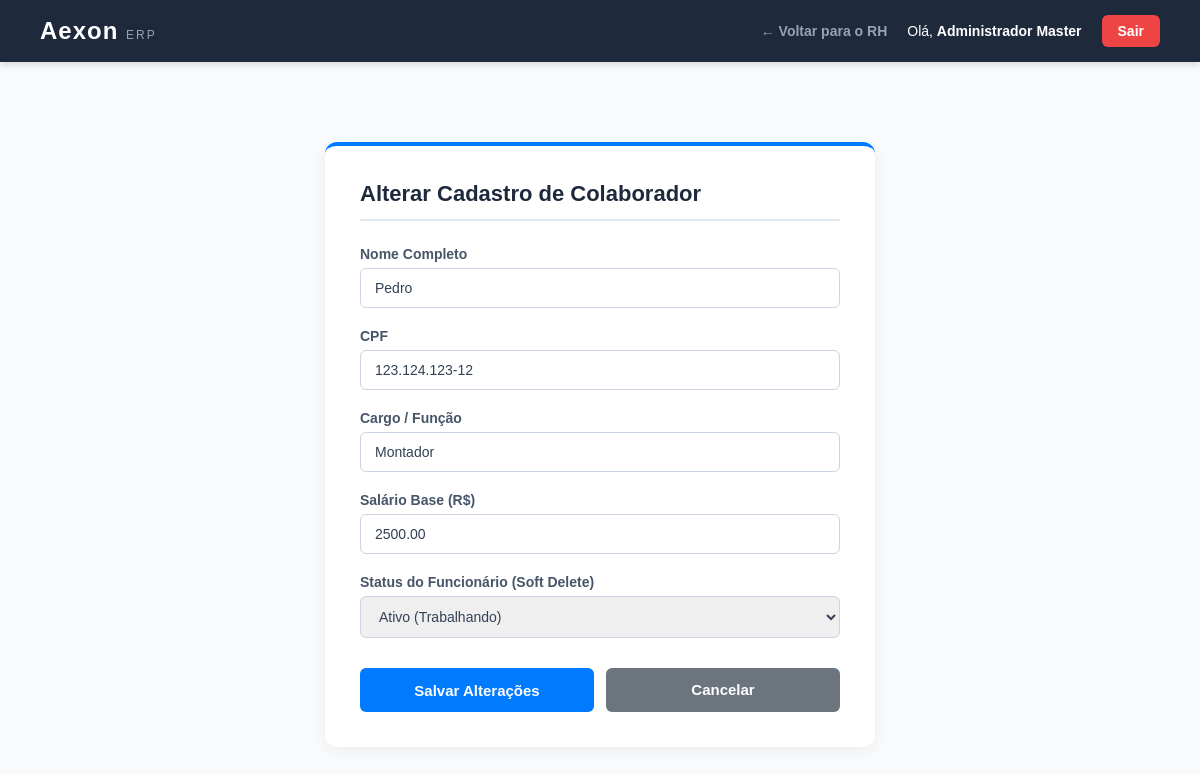
Page /syserp/index.php?rota=rh&acao=editar&id=14 (signed in) on the committed database.
### tables this page shows
CREATE TABLE IF NOT EXISTS `funcionarios` (
  `id` int NOT NULL AUTO_INCREMENT,
  `nome` varchar(100) NOT NULL,
  `cpf` varchar(14) NOT NULL,
  `cargo` varchar(50) NOT NULL,
  `salario` decimal(10,2) NOT NULL,
  `data_cadastro` timestamp NULL DEFAULT CURRENT_TIMESTAMP,
  `ativo` tinyint(1) DEFAULT '1',
  PRIMARY KEY (`id`),
  UNIQUE KEY `cpf` (`cpf`)
);

### syserp/config/database.php (called while the page is built, shortened)
<?php
class Database {
    private $host = "localhost";
    private $db_name = "syserp";
    private $username = "root";
    private $password = "";
    public function getConnection() {
        $this->conn = null;
        try {
            $this->conn = new PDO("mysql:host=" . $this->host . ";dbname=" . $this->db_name, $this->username, $this->password);
            $this->conn->setAttribute(PDO::ATTR_ERRMODE, PDO::ERRMODE_EXCEPTION);
            $this->conn->exec("set names utf8");
        } catch(PDOException $exception) {
            echo "Erro de conexão com o banco syserp: " . $exception->getMessage();
        }
        return $this->conn;
    }
}
?>

### syserp/models/Funcionario.php (called while the page is built, shortened)
<?php
class Funcionario {
    private $conn;
    private $table_name = "funcionarios";
    public function __construct($db) {
        $this->conn = $db;
    }
    public function lerPorId($id) {
        $query = "SELECT id, nome, cpf, cargo, salario, ativo FROM " . $this->table_name . " WHERE id = ? LIMIT 0,1";
        $stmt = $this->conn->prepare($query);
        $stmt->bindParam(1, $id);
        $stmt->execute();
        return $stmt->fetch(PDO::FETCH_ASSOC);
    }
}
?>

### syserp/views/funcionarios_edit.php (the view, shortened to what this page needs)
<!DOCTYPE html>
<html lang="pt-BR">
<head>
</head>
<body>
    <div class="navbar">
        <div class="navbar-brand">
            Aexon <span>ERP</span>
        </div>
        <div class="user-info">
            <a href="index.php?rota=rh" class="btn-nav-voltar">← Voltar para o RH</a>
            <span>Olá, <strong><?= $_SESSION['usuario_nome'] ?></strong></span>
            <a href="index.php?rota=sair" class="logout-btn">Sair</a>
        </div>
    </div>
    <div class="container">
        <div class="card-panel">
            <h2>Alterar Cadastro de Colaborador</h2>
            <?php
                $cpf_formatado = preg_replace("/(\d{3})(\d{3})(\d{3})(\d{2})/", "\$1.\$2.\$3-\$4", $func_dados['cpf']);
            ?>
            <form action="index.php?rota=rh" method="POST">
                <div class="form-group">
                    <label>Nome Completo</label>
                    <input type="text" name="nome" value="<?= $func_dados['nome'] ?>" required>
                </div>
                <div class="form-group">
                    <label>CPF</label>
                    <input type="text" name="cpf" value="<?= $cpf_formatado ?>" maxlength="14" required>
                </div>
                <div class="form-group">
                    <label>Cargo / Função</label>
                    <input type="text" name="cargo" value="<?= $func_dados['cargo'] ?>" required>
                </div>
                <div class="form-group">
                    <label>Salário Base (R$)</label>
                    <input type="number" step="0.01" name="salario" value="<?= $func_dados['salario'] ?>" required>
                </div>
                <div class="form-group">
                    <label>Status do Funcionário (Soft Delete)</label>
                    <select name="ativo">
                        <option value="1" <?= $func_dados['ativo'] == 1 ? 'selected' : '' ?>>Ativo (Trabalhando)</option>
                    </select>
                </div>
                <div class="buttons-group">
                    <button type="submit">Salvar Alterações</button>
                    <a href="index.php?rota=rh" class="btn-cancel">Cancelar</a>
                </div>
            </form>
        </div>
    </div>
</body>
</html>

### syserp/views/funcionarios_edit.php (style rules this page uses)
body { font-family: Arial, sans-serif; background-color: #f8fafc; margin: 0; padding: 0; }
.navbar { background-color: #1e293b; color: white; padding: 15px 40px; display: flex; justify-content: space-between; align-items: center; box-shadow: 0 4px 6px rgba(0,0,0,0.1); }
.navbar-brand { font-size: 24px; font-weight: bold; letter-spacing: 1px; }
.navbar-brand span { font-size: 12px; color: #94a3b8; font-weight: normal; text-transform: uppercase; letter-spacing: 2px; }
.user-info { display: flex; align-items: center; gap: 20px; font-size: 14px; }
.btn-nav-voltar { color: #94a3b8; text-decoration: none; font-weight: bold; transition: color 0.2s; }
.logout-btn { background: #ef4444; color: white; padding: 8px 16px; text-decoration: none; border-radius: 6px; font-weight: bold; transition: background 0.2s; }
.container { padding: 40px; max-width: 550px; margin: 40px auto; }
.card-panel { background: white; padding: 35px; border-radius: 12px; box-shadow: 0 4px 15px rgba(0, 0, 0, 0.05); border-top: 4px solid #007BFF; }
.card-panel h2 { margin-top: 0; margin-bottom: 25px; color: #1e293b; font-size: 22px; border-bottom: 2px solid #e2e8f0; padding-bottom: 12px; }
form { display: flex; flex-direction: column; gap: 20px; }
.form-group { display: flex; flex-direction: column; gap: 6px; }
.form-group label { font-size: 14px; font-weight: bold; color: #475569; }
input, select { padding: 11px 14px; border: 1px solid #cbd5e1; border-radius: 6px; font-family: inherit; font-size: 14px; color: #334155; width: 100%; box-sizing: border-box; transition: all 0.2s; }
.buttons-group { display: flex; gap: 12px; margin-top: 10px; }
button { flex: 1; padding: 12px 20px; background: #007BFF; color: white; border: none; border-radius: 6px; cursor: pointer; font-weight: bold; font-family: inherit; font-size: 15px; transition: background 0.2s; }
.btn-cancel { flex: 1; padding: 12px 20px; background: #6c757d; color: white; text-align: center; text-decoration: none; border-radius: 6px; font-weight: bold; font-family: inherit; font-size: 15px; line-height: 20px; box-sizing: border-box; transition: background 0.2s; }

### rows in the picture
funcionarios: nome "Pedro", cpf "123.124.123-12", cargo "Montador", salario "2500.00", ativo "Ativo (Trabalhando)"

### other values in the picture
$_SESSION['usuario_nome'] "Administrador Master"
